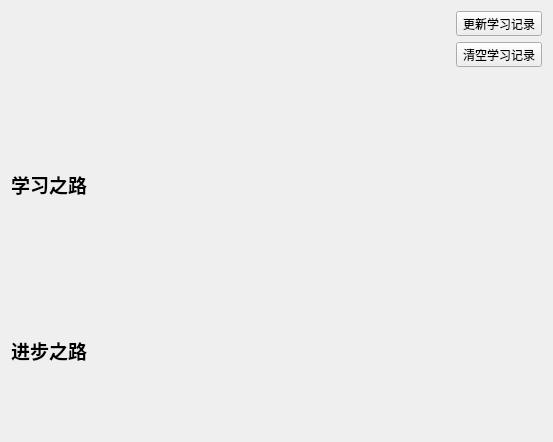
<?xml version="1.0" encoding="UTF-8"?>
<ui version="4.0">
 <class>UserWidget</class>
 <widget class="QWidget" name="UserWidget">
  <property name="geometry">
   <rect>
    <x>0</x>
    <y>0</y>
    <width>553</width>
    <height>442</height>
   </rect>
  </property>
  <property name="windowTitle">
   <string>Form</string>
  </property>
  <layout class="QVBoxLayout" name="verticalLayout_2" stretch="0,0,1,1">
   <item>
    <layout class="QHBoxLayout" name="horizontalLayout">
     <item>
      <widget class="QLabel" name="userLabel">
       <property name="font">
        <font>
         <pointsize>20</pointsize>
         <bold>true</bold>
        </font>
       </property>
       <property name="text">
        <string/>
       </property>
      </widget>
     </item>
     <item>
      <spacer name="horizontalSpacer">
       <property name="orientation">
        <enum>Qt::Orientation::Horizontal</enum>
       </property>
       <property name="sizeHint" stdset="0">
        <size>
         <width>40</width>
         <height>20</height>
        </size>
       </property>
      </spacer>
     </item>
     <item>
      <layout class="QVBoxLayout" name="verticalLayout">
       <item>
        <widget class="QToolButton" name="refreshButton">
         <property name="text">
          <string>更新学习记录</string>
         </property>
        </widget>
       </item>
       <item>
        <widget class="QToolButton" name="clearButton">
         <property name="text">
          <string>清空学习记录</string>
         </property>
        </widget>
       </item>
       <item>
        <widget class="QLabel" name="clearLabel">
         <property name="sizePolicy">
          <sizepolicy hsizetype="Preferred" vsizetype="Ignored">
           <horstretch>0</horstretch>
           <verstretch>0</verstretch>
          </sizepolicy>
         </property>
         <property name="text">
          <string/>
         </property>
        </widget>
       </item>
      </layout>
     </item>
    </layout>
   </item>
   <item>
    <layout class="QHBoxLayout" name="horizontalLayout_2">
     <item>
      <spacer name="horizontalSpacer_4">
       <property name="orientation">
        <enum>Qt::Orientation::Horizontal</enum>
       </property>
       <property name="sizeHint" stdset="0">
        <size>
         <width>40</width>
         <height>20</height>
        </size>
       </property>
      </spacer>
     </item>
     <item>
      <widget class="QLabel" name="accLabel">
       <property name="text">
        <string/>
       </property>
      </widget>
     </item>
     <item>
      <spacer name="horizontalSpacer_5">
       <property name="orientation">
        <enum>Qt::Orientation::Horizontal</enum>
       </property>
       <property name="sizeHint" stdset="0">
        <size>
         <width>40</width>
         <height>20</height>
        </size>
       </property>
      </spacer>
     </item>
    </layout>
   </item>
   <item>
    <layout class="QHBoxLayout" name="horizontalLayout_3" stretch="0,1">
     <item>
      <widget class="QLabel" name="label">
       <property name="text">
        <string>&lt;html&gt;&lt;head/&gt;&lt;body&gt;&lt;p align=&quot;center&quot;&gt;&lt;span style=&quot; font-size:14pt; font-weight:700;&quot;&gt;学习之路&lt;/span&gt;&lt;/p&gt;&lt;/body&gt;&lt;/html&gt;</string>
       </property>
      </widget>
     </item>
     <item>
      <widget class="QWidget" name="dayWidget" native="true">
       <property name="styleSheet">
        <string notr="true"/>
       </property>
      </widget>
     </item>
    </layout>
   </item>
   <item>
    <layout class="QHBoxLayout" name="horizontalLayout_4" stretch="0,1">
     <item>
      <widget class="QLabel" name="label_2">
       <property name="text">
        <string>&lt;html&gt;&lt;head/&gt;&lt;body&gt;&lt;p align=&quot;center&quot;&gt;&lt;span style=&quot; font-size:14pt; font-weight:700;&quot;&gt;进步之路&lt;/span&gt;&lt;/p&gt;&lt;/body&gt;&lt;/html&gt;</string>
       </property>
      </widget>
     </item>
     <item>
      <widget class="QWidget" name="accWidget" native="true"/>
     </item>
    </layout>
   </item>
  </layout>
 </widget>
 <resources/>
 <connections/>
</ui>
